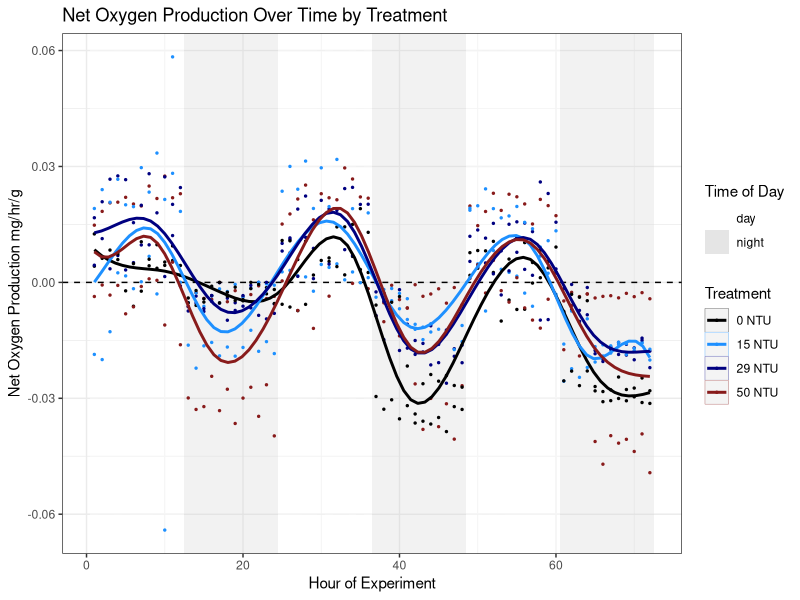

Reproduce this figure in R.
## ---- chunk 1
datos <- read.csv("Trial9NoBG.csv")
## ---- chunk 2
class(datos$Time.of.Day) #It's character
#And let's check to make sure there are only 2 categories
unique(datos$Time.of.Day) #Looks like we have some spacing issues. but that's
#fixable
library(stringr) #The package we neer 
datos$Time.of.Day <- str_trim(datos$Time.of.Day, side = c("both"))
unique(datos$Time.of.Day) #Alright. Now we can subset, no problem
noche <- datos[ which(datos$Time.of.Day == "night"), ]
## ---- chunk 3
library(dplyr) #The package we need to find max by chamber

#Getting our new data
night.max <- noche %>%
  group_by(Chamber) %>%
  summarise(max = max(MO2.no.Background.Correction, na.rm=TRUE))
## ---- chunk 4
colnames(night.max)[2] <- "Max.Dark.MO2"
## ---- chunk 5
calc <- merge(datos, night.max, by = "Chamber")
## ---- chunk 6
calc$MO2.from.Dark.Max <- calc$MO2.no.Background.Correction - calc$Max.Dark.MO2
## ---- chunk 7
#We'll need ggplot for graphing and dplyr for knitting
library(ggplot2)
library(dplyr)

#Our plot
ggplot(calc, aes(x= Hour, y= MO2.from.Dark.Max, 
                 color= as.factor(Treatment))) +
  geom_tile(aes(x=Hour, y= 0.015, color = NULL, fill= Time.of.Day), width = 1, height = Inf, alpha = 0.05) +
  #makes tiles that are 1 unit wide and with their fill controlled by time of day. alpha of 0.05 makes them
  #somewhat translucent. Color=Null means no outlines only fill. Inf height means they fill the whole graph.
  scale_fill_manual("Time of Day", values=c("white", "gray90"), 
                    guide = guide_legend(override.aes = list(alpha = 1 )))+
  geom_hline(yintercept = 0, color = "black", linetype = "dashed")+
  #Lets us control what colors the fill are. Also lets us make the legend more intense than the treatment
  #bars
  geom_point(size = 0.5)+
  #makes the points smaller, which is good, because there are a lot of them
  scale_color_manual("Treatment", values = c("black", "#1E90FF", "#000080", "#881B1B"))+
  #Lets us control the point and line color, which is nice
  geom_smooth(method = lm, formula = y ~ splines::bs(x, 11), se = FALSE)+
  #Gives us smooth lines with some accounting for cycles
  #scale_y_continuous(limits = c(-0.1, 0.15))+
  #makes the scale consistent with other graphs
  ylab("Net Oxygen Production mg/hr/g")+
  xlab("Hour of Experiment")+
  ggtitle("Net Oxygen Production Over Time by Treatment")+
  theme_bw()
## ---- chunk 8
#write.csv(calc, "Trial9FromNightMax.csv")
